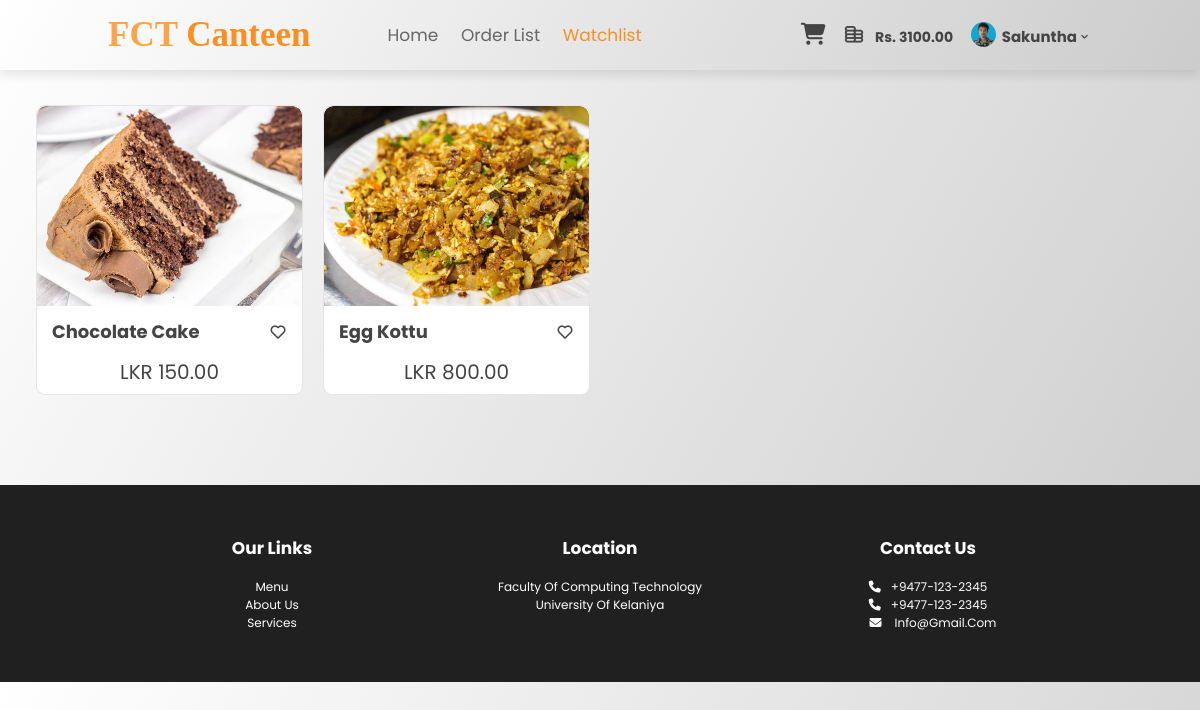
Page /index/watchlist.php (signed in) on the committed database.
### tables this page shows
CREATE TABLE `customer` (
  `customer_id` int(6) NOT NULL,
  `fname` varchar(30) NOT NULL,
  `lname` varchar(30) NOT NULL,
  `email` varchar(70) NOT NULL,
  `reg_no` varchar(15) NOT NULL,
  `password` varchar(500) NOT NULL,
  `profile_pic` varchar(255) NOT NULL,
  `wallet` int(8) NOT NULL DEFAULT 0,
  `reg_date` date NOT NULL DEFAULT current_timestamp()
);

CREATE TABLE `watchlist` (
  `watchlist_id` int(8) NOT NULL,
  `customer_id` int(6) NOT NULL,
  `food_id` int(5) NOT NULL
);

CREATE TABLE `food` (
  `food_id` int(5) NOT NULL,
  `food_name` varchar(80) NOT NULL,
  `food_price` int(6) NOT NULL,
  `food_quantity` int(3) NOT NULL,
  `food_pic` varchar(255) NOT NULL,
  `food_description` varchar(255) NOT NULL,
  `refill` int(3) NOT NULL DEFAULT 0,
  `food_status` varchar(15) NOT NULL DEFAULT 'Visible',
  `showcase_id` int(3) DEFAULT NULL,
  `cate_id` int(4) NOT NULL
);

### index/watchlist.php (the view, shortened to what this page needs)
<?php
require '../config.php';
if(!empty($_SESSION["id"])){
    $id = $_SESSION["id"];
    $result = mysqli_query($conn, "SELECT * FROM customer WHERE customer_id = '$id'");
    $row = mysqli_fetch_assoc($result);
}else {
    header("Location: ../signInUp.php");
}
    $foodResult = "SELECT * FROM watchlist INNER JOIN food ON watchlist.food_id = food.food_id WHERE watchlist.customer_id='$id'";
    $foodRows = $conn->query($foodResult);
?>
<!DOCTYPE html>
<html lang="en">
<head>
    <link rel="stylesheet" href="../css/sign.css">
    <link rel="stylesheet" href="../css/style.css">
    <link rel="stylesheet" href="../css/category.css">
    <link rel="stylesheet" href="index.css">
       <link rel="stylesheet" href="https://cdnjs.cloudflare.com/ajax/libs/font-awesome/6.4.0/css/all.min.css" />
       <link rel="stylesheet" href="https://cdnjs.cloudflare.com/ajax/libs/font-awesome/4.7.0/css/font-awesome.min.css">
       <link rel="stylesheet" href="https://unicons.iconscout.com/release/v4.0.0/css/line.css">
       <link rel="stylesheet" href="https://unpkg.com/boxicons@latest/css/boxicons.min.css">
       <link rel="stylesheet" href="https://cdn.jsdelivr.net/npm/swiper@9/swiper-bundle.min.css"/>
</head>
<body>
    <div class="top-header">
        <div class="header-one">
                <a class="logo" href="index.php">FCT <span>Canteen</span></a>
                <div class="navbar">
                    <a href="index.php">Home</a>
                    <a href="orders.php">Order List</a>
                    <a href="watchlist.php" style="color: var(--dark-orange);">Watchlist</a>
                </div>
                <div class="icons">
                    <a href="cart.php" id="shopping-cart" class="fas fa-shopping-cart"><span id="link_wrapper1"></a>
                    <a class="uil uil-coins ab"><span class="walletSpan">Rs. <?php echo $row["wallet"]; ?>.00</span></a>
                    <a class="ab dropdown">
                        <img class="userImg" src="../signup_form/profilePic/<?php echo $row["profile_pic"]; ?>">
                        <span class="nameSpan dropbtn"><?php echo $row["fname"]; ?><i class="uil uil-angle-down ab ap"></i></span>
                    </a>
                </div>
            </div>
        </div>
    <section class="category_items">
        <div class="food_items">
        <?php
          if(mysqli_num_rows($foodRows)>0) {
            while($foodRow = mysqli_fetch_assoc($foodRows)){
        ?>
            <div class="col-2" id="<?php echo $foodRow["food_id"]; ?>" onclick="getFoodId(this.id)">
                <div class="image">
                    <img src="../admin/food/foodPic/<?php echo $foodRow["food_pic"]; ?>" alt="">
                </div>
                <div class="pop-content">
                    <h5 style="font-size:18px"><?php echo $foodRow["food_name"]; ?></h5>
                    <i class="bx bx-heart"></i>
                </div>
                <div class="price">
                    <p>LKR <?php echo $foodRow["food_price"]; ?>.00</p>
                </div>
            </div>
        <?php
            }
          } else {
        ?>
            <div class="containerWL">
                <span class="spanWL">There are currently no items in the watchlist available for viewing.</span>
            </div>
        <?php
          }
        ?>
        </div>
    </section>
    <section class="footer section">
        <div class="footer-content">
            <div class="footer-col">
                <h3>Our Links</h3>
                <div class="links">
                    <a href="#">Menu</a>
                    <a href="#">About Us</a>
                    <a href="#">Services</a>
                </div>
            </div>
            <div class="footer-col">
                <h3>Location</h3>
                <div class="links">
                    <p class="text">Faculty Of Computing Technology</p>
                    <p class="text">University Of Kelaniya</p>
                </div>
            </div>
            <div class="footer-col">
                <h3>Contact Us</h3>
                <div class="links">
                    <p class="icon"><i class="fas fa-phone"></i>+9477-123-2345</p>
                    <p class="icon"><i class="fas fa-phone"></i>+9477-123-2345</p>
                    <p class="icon"><i class="fas fa-envelope"></i>info@gmail.com</p>
                </div>
            </div>
        </div>
    </section>
</body>
</html>

### css/sign.css (style rules this page uses)
:root { --orange:#ffa347; --dark-orange:#fb8f22; --black:#444; --light-color:#666; --border:0.1rem solid rgba(0,0,0,0.1); --border-hover:0.1rem solid var(--black); --box-shadow:0 0.5rem 1rem rgba(0,0,0,0.1); }
.top-header { width: 100%; position: fixed; top: 0; left: 0; z-index: 1000; box-shadow: var(--box-shadow); }
.top-header .header-one { display: flex; align-items: center; justify-content: space-between; padding: 1.5rem 9%; background:linear-gradient(120deg, #fff, #ccc); }
.top-header .header-one .logo { font-size: 3.5rem; font-weight: bolder; color: var(--orange); font-family: 'Dancing Script', cursive, serif; }
.top-header .header-one .logo span { font-family: 'Dancing Script', cursive, serif; color: var(--dark-orange); }
.top-header .header-one .navbar a { display: inline-block; font-size: 1.7rem; margin: 0 1rem; color: var(--light-color); position: relative; }
.top-header .header-one .navbar a::after { content: ''; width: 100%; height: 3px; border-radius: 4px; background: var(--dark-orange); position: absolute; left: 0; bottom: -4px; transform: scale(0); transition: 0.4s ease; transform-origin: right; }
.top-header .header-one .icons div, .top-header .header-one .icons a { font-size: 2.2rem; margin-left: 1.5rem; color: var(--black); cursor: pointer; }

### css/style.css (style rules this page uses)
:root { --orange:#ffa347; --dark-orange:#fb8f22; --black:#444; --light-color:#666; --border:0.1rem solid rgba(0,0,0,0.1); --border-hover:0.1rem solid var(--black); --box-shadow:0 0.5rem 1rem rgba(0,0,0,0.1); }
* { margin: 0; padding: 0; text-transform: capitalize; box-sizing: border-box; text-decoration: none; font-family: 'Poppins', sans-serif; outline: none; border: none; transition: all .3s linear; transition: width none; }
html { font-size: 62.5%; overflow-x: hidden; scroll-padding-top: 5rem; scroll-behavior: smooth; }
.section { padding: 3rem 9%; }
body { background: linear-gradient(120deg, #ffff, #ccc); }
.footer { background:#212020; }
.footer .footer-content { display: grid; grid-template-columns: 1fr 1fr 1fr; padding: 2rem 0; }
.footer .footer-content .footer-col { color: #fff; text-align: center; }
.footer .footer-content .footer-col h3 { font-size: 1.7rem; color: #fff; padding-bottom: 1.7rem; }
.footer .footer-content .footer-col a { display: block; color: #ffffff; font-size: 1.2rem; }
.footer .footer-content .footer-col .text, .footer .footer-content .footer-col .icon { color: #ffffff; font-size: 1.2rem; }
.footer .footer-content .footer-col .icon .fas { margin-right: 1rem; text-align: justify; display: inline-block; }
.footer .footer-content .footer-col .icon .fas.fa-envelope { padding-left: 1rem; padding-right: 0.3rem; }

### css/category.css (style rules this page uses)
:root { --orange:#ffa347; --dark-orange:#fb8f22; --black:#444; --light-color:#666; --border:0.1rem solid rgba(0,0,0,0.1); --border-hover:0.1rem solid var(--black); --box-shadow:0 0.5rem 1rem rgba(0,0,0,0.1); }
.category_items { padding: 9rem 9%; background: linear-gradient(120deg, #ffff, #ccc); }
.category_items .food_items { display: grid; grid-template-columns: 1fr 1fr 1fr 1fr; grid-gap: 2rem; padding-top: 1.5rem; }
.category_items .food_items .col-2 { border: var(--border); border-radius: 0.9rem; background: #ffff; cursor: pointer; }
.category_items .food_items .col-2 .image { width: 100%; height: 200px; overflow: hidden; border-radius: 0.9rem; border-bottom-left-radius: 0; border-bottom-right-radius: 0; }
.category_items .food_items .col-2 .image img { width: 100%; height: 100%; object-fit: cover; background-position: center; border-radius: 0.9rem; border-bottom-left-radius: 0; border-bottom-right-radius: 0; }
.category_items .food_items .col-2 .pop-content { padding: 1.2rem 1.5rem; display: flex; align-items: center; justify-content: space-between; font-size: 1.8rem; color: var(--black); }
.category_items .food_items .col-2 .price p { text-align: center; padding-bottom: 0.7rem; font-size: 2rem; color: var(--black); }
@media (max-width:1200px) { .category_items { padding: 9rem 3%; background: linear-gradient(120deg, #ffff, #ccc); } }
.category_items { background: none; }

### index/index.css (style rules this page uses)
.nameSpan { padding: 0px 0px; display: inline-block; font-weight: 700; color: var(--black); font-size: 15px; margin-left: 0px; margin-bottom: 5px; }
.walletSpan { display: inline-block; font-weight: 700; color: var(--black); font-size: 14px; margin-left: 10px; }
.dropdown { position: relative; display: inline-block; }
.userImg { width: 25px; height: 25px; border-radius: 25px; margin-bottom: -5px; }

### rows in the picture
customer: wallet "3100", profile_pic (picture), fname "Sakuntha"
watchlist: food.food_pic (picture), food.food_name "Chocolate Cake", food.food_price "150"
watchlist: food.food_pic (picture), food.food_name "Egg Kottu", food.food_price "800"
